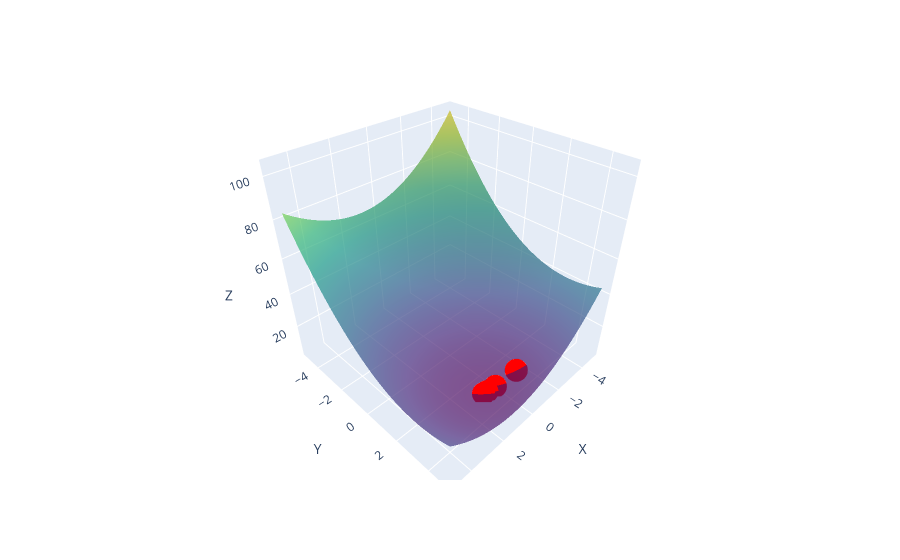

Notebook code for this chart:
### Markdown cell above
Ejercicio 9


![alt text](ejercicio9.jpeg "Title")
![alt text](ejercicio9-1.jpeg "Title")
![alt text](ejercicio9-2.jpeg "Title")

### Code cell
def f(x,y):
    return x*x + y*y - 2*x - 6*y + 14


def gradiente_f(x,y):
    return np.array([2*x-2,2*y-6])


x = -4
y = 4
eta = 0.3
xi = np.array([x,y])

x = []
y = []
z = []

for i in range(4):
    xi = xi - eta * gradiente_f(xi[0],xi[1])
    x.append(xi[0])
    y.append(xi[1])
    z.append(f(xi[0],xi[1]))


dataF = pd.DataFrame({"X":x, "Y": y, "Z": z})
#Imprimimos en consola solamente 10
print(dataF.head(n = 10))


#Gráfico
fig = px.scatter_3d(dataF, x='X', y='Y', z='Z',color_discrete_sequence=["red"])

xdata = np.arange(-5, 5, 0.1)
ydata = np.arange(-5, 5, 0.1)
X,Y = np.meshgrid(xdata,ydata)
Z = f(X,Y)
fig.add_trace(go.Surface(
    x = X,
    y = Y,
    z = Z,
    opacity = .7, showscale = False,
    colorscale='Viridis'
))

fig.show()

### Figure 1 — Plotly figure (JSON) as saved in the notebook; plotly's stock layout.template omitted (floating-point values rounded to 4 significant figures; data arrays with more than 128 entries replaced by an {"elided": "..."} marker saying what was removed)
{"data": [{"hovertemplate": "X=%{x}<br>Y=%{y}<br>Z=%{z}<extra></extra>", "legendgroup": "", "marker": {"color": "red", "symbol": "circle"}, "mode": "markers", "name": "", "scene": "scene", "showlegend": false, "type": "scatter3d", "x": [-1.0, 0.2, 0.68, 0.872], "y": [3.4, 3.16, 3.064, 3.026], "z": [8.16, 4.666, 4.106, 4.017]}, {"colorscale": [[0.0, "#440154"], [0.1111, "#482878"], [0.2222, "#3e4989"], [0.3333, "#31688e"], [0.4444, "#26828e"], [0.5556, "#1f9e89"], [0.6667, "#35b779"], [0.7778, "#6ece58"], [0.8889, "#b5de2b"], [1.0, "#fde725"]], "opacity": 0.7, "showscale": false, "type": "surface", "x": {"elided": "100x100 float values"}, "y": {"elided": "100x100 float values"}, "z": {"elided": "100x100 float values"}}], "layout": {"legend": {"tracegroupgap": 0}, "margin": {"t": 60}, "scene": {"domain": {"x": [0.0, 1.0], "y": [0.0, 1.0]}, "xaxis": {"title": {"text": "X"}}, "yaxis": {"title": {"text": "Y"}}, "zaxis": {"title": {"text": "Z"}}}}}
